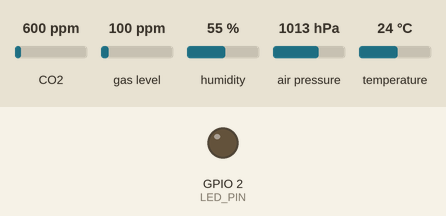
The program below on a simulated ESP32. On the bench: output pins drawn as LEDs (lit = HIGH). Inputs (shaded band) come from the test bench; at power-on: CO2 600 ppm, gas level 100 ppm, humidity 55 %, air pressure 1013 hPa, temperature 24 °C. WiFi joins after 1.5 s; servers stay silent unless stated; the local clock reads 2024-03-15 10:24:30 at power-on unless the program sets it; random numbers use the default seed unless the program sets one; EEPROM starts erased; no MQTT or app messages arrive unless stated; what the program prints to the serial monitor is not drawn.

Above: at 3.4 s.
3.5 s: CO2 set to 1175 ppm
11.2 s: CO2 set to 1228 ppm
12.7 s: CO2 set to 1302 ppm
At 21.2 s:
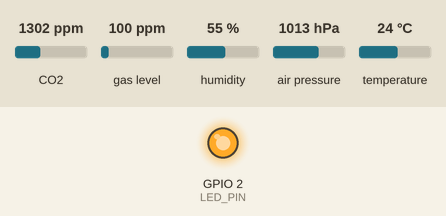
21.5 s: CO2 set to 1188 ppm
31.2 s: CO2 set to 1150 ppm
At 41.2 s:
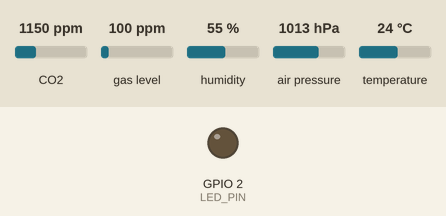
41.5 s: CO2 set to 1700 ppm
At 50.3 s:
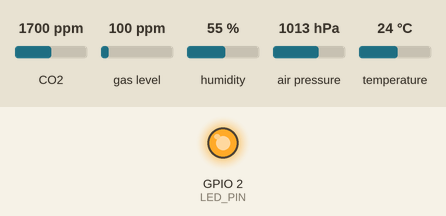
Timing chart, 0 to 51.8 s (numbered marks = the images above; inputs shaded):
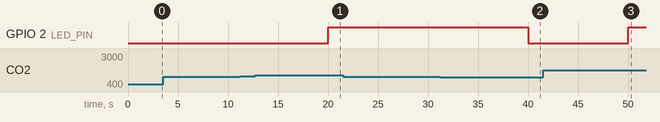

Measured:
- the behaviour switches between 1256 and 1257 ppm on CO2 (found by bisection; images 0 and 1)
- the behaviour switches between 1168 and 1167 ppm on CO2 (found by bisection; images 1 and 2)
- after the input at 3.5 s, every drawn part: stays the same
- after the input at 11.2 s, every drawn part: stays the same
- after the input at 12.7 s, GPIO 2 (LED_PIN): LOW → HIGH after 7.3 s
- after the input at 21.5 s, every drawn part: stays the same
- after the input at 31.2 s, GPIO 2 (LED_PIN): HIGH → LOW after 8.8 s
- after the input at 41.5 s, GPIO 2 (LED_PIN): LOW → HIGH after 8.5 s

The program:

main.cpp
```cpp
// AirSense firmware: ESP32 + BME280 (temperature/humidity/pressure) + SGP30 (eCO2/TVOC)
// -> MQTT over TLS (mutual X.509) -> AWS IoT Core.
//
// Reliability features:
//  * readings are buffered in RAM while offline and removed only after the broker ACKs (QoS 1)
//  * Wi-Fi / MQTT reconnect with capped exponential backoff + jitter
//  * no reading is published without a valid NTP timestamp (TLS also needs correct time)
//  * hardware watchdog reboots the board if the loop hangs
//  * SGP30 humidity compensation + baseline persisted in flash across reboots
//  * publish interval and CO2 alert threshold can be changed remotely via the Device Shadow
#include <Adafruit_BME280.h>
#include <Adafruit_SGP30.h>
#include <ArduinoJson.h>
#include <MQTT.h>
#include <Preferences.h>
#include <WiFi.h>
#include <WiFiClientSecure.h>
#include <esp_task_wdt.h>
#include <math.h>
#include <time.h>

#include "backoff.h"
#include "reading.h"
#include "ring_buffer.h"
#include "smoothing.h"
#include "secrets.h"

static const int LED_PIN = 2;                // on-board LED: lit while CO2 is above threshold
static const uint32_t WDT_TIMEOUT_S = 60;
static const size_t BUFFER_SIZE = 360;       // 1 hour of readings at 10 s
static const uint32_t BASELINE_SAVE_MS = 60UL * 60 * 1000;

static char TOPIC_TELEMETRY[96];
static char TOPIC_SHADOW_DELTA[128];
static char TOPIC_SHADOW_UPDATE[128];

WiFiClientSecure net;
MQTTClient mqtt(1024);
Adafruit_BME280 bme;
Adafruit_SGP30 sgp;
Preferences prefs;
RingBuffer<Reading, BUFFER_SIZE> pending;
Backoff wifiBackoff(1000, 60000), mqttBackoff(2000, 120000);
Ema co2Ema(0.3f), tvocEma(0.3f);

uint32_t publishIntervalMs = 10000;   // remotely configurable
uint16_t co2AlertPpm = 1200;          // remotely configurable
uint32_t seq = 0;
uint32_t lastSample = 0, nextWifiTry = 0, nextMqttTry = 0, lastBaselineSave = 0;
bool sgpOk = false, bmeOk = false;

static float rand01() { return (esp_random() % 10000) / 10000.0f; }

// Absolute humidity in mg/m^3, as the SGP30 needs for humidity compensation.
static uint32_t absoluteHumidity(float tempC, float rh) {
  float ah = 216.7f * ((rh / 100.0f) * 6.112f * expf((17.62f * tempC) / (243.12f + tempC)) / (273.15f + tempC));
  return (uint32_t)(1000.0f * ah);
}

static bool timeValid() { return time(nullptr) > 1700000000; }  // after Nov 2023

void reportShadow() {
  char buf[160];
  snprintf(buf, sizeof buf, "{\"state\":{\"reported\":{\"interval_s\":%lu,\"co2_alert_ppm\":%u,\"fw\":\"1.0.0\"}}}",
           (unsigned long)(publishIntervalMs / 1000), co2AlertPpm);
  mqtt.publish(TOPIC_SHADOW_UPDATE, buf, false, 1);
}

void onMessage(String& topic, String& payload) {
  if (topic != TOPIC_SHADOW_DELTA) return;
  JsonDocument doc;
  if (deserializeJson(doc, payload)) return;  // ignore malformed config
  JsonObject s = doc["state"];
  if (s["interval_s"].is<uint32_t>()) {
    uint32_t v = s["interval_s"];
    if (v >= 5 && v <= 3600) publishIntervalMs = v * 1000;  // reject unsafe values
  }
  if (s["co2_alert_ppm"].is<uint16_t>()) {
    uint16_t v = s["co2_alert_ppm"];
    if (v >= 600 && v <= 5000) co2AlertPpm = v;
  }
  prefs.putUInt("interval", publishIntervalMs);
  prefs.putUShort("co2alert", co2AlertPpm);
  reportShadow();
}

void ensureWifi() {
  if (WiFi.status() == WL_CONNECTED) {
    wifiBackoff.reset();
    return;
  }
  if (millis() < nextWifiTry) return;
  Serial.println("[wifi] connecting");
  WiFi.disconnect();
  WiFi.begin(WIFI_SSID, WIFI_PASSWORD);
  nextWifiTry = millis() + wifiBackoff.next(rand01());
}

void ensureMqtt() {
  if (WiFi.status() != WL_CONNECTED || !timeValid()) return;
  if (mqtt.connected()) return;
  if (millis() < nextMqttTry) return;
  Serial.println("[mqtt] connecting");
  if (mqtt.connect(DEVICE_ID)) {
    mqttBackoff.reset();
    mqtt.subscribe(TOPIC_SHADOW_DELTA, 1);
    reportShadow();
    Serial.printf("[mqtt] connected, %u buffered readings to send\n", (unsigned)pending.size());
  } else {
    nextMqttTry = millis() + mqttBackoff.next(rand01());
    Serial.printf("[mqtt] failed (err %d), retry in %lus\n", mqtt.lastError(),
                  (unsigned long)((nextMqttTry - millis()) / 1000));
  }
}

bool sample(Reading& r) {
  if (!bmeOk || !timeValid()) return false;
  r.epoch_s = (uint32_t)time(nullptr);
  r.temp_c = bme.readTemperature();
  r.humidity_pct = bme.readHumidity();
  r.pressure_hpa = bme.readPressure() / 100.0f;
  r.co2_ppm = 400;
  r.tvoc_ppb = 0;
  if (sgpOk) {
    sgp.setHumidity(absoluteHumidity(r.temp_c, r.humidity_pct));
    if (sgp.IAQmeasure()) {
      r.co2_ppm = (uint16_t)lroundf(co2Ema.update(sgp.eCO2));
      r.tvoc_ppb = (uint16_t)lroundf(tvocEma.update(sgp.TVOC));
    }
  }
  return plausible(r);
}

// Sends buffered readings oldest-first; a reading is removed only after the broker ACKs it.
void flush() {
  char json[320];
  Reading r;
  int budget = 20;  // don't starve the loop / watchdog when catching up
  while (mqtt.connected() && budget-- > 0 && pending.peek(r)) {
    size_t n = to_json(r, DEVICE_ID, seq, json, sizeof json);
    // n == 0 means the reading can't be serialised; drop it rather than block the queue.
    if (n == 0 || mqtt.publish(TOPIC_TELEMETRY, json, (int)n, false, 1)) {
      pending.pop(r);
      ++seq;
    } else {
      break;  // not acknowledged: keep it and retry later
    }
  }
}

void saveSgpBaseline() {
  uint16_t eco2, tvoc;
  if (sgpOk && sgp.getIAQBaseline(&eco2, &tvoc)) {
    prefs.putUShort("bl_eco2", eco2);
    prefs.putUShort("bl_tvoc", tvoc);
  }
}

void setup() {
  Serial.begin(115200);
  pinMode(LED_PIN, OUTPUT);
  esp_task_wdt_init(WDT_TIMEOUT_S, true);
  esp_task_wdt_add(NULL);

  snprintf(TOPIC_TELEMETRY, sizeof TOPIC_TELEMETRY, "airsense/%s/telemetry", DEVICE_ID);
  snprintf(TOPIC_SHADOW_DELTA, sizeof TOPIC_SHADOW_DELTA, "$aws/things/%s/shadow/update/delta", DEVICE_ID);
  snprintf(TOPIC_SHADOW_UPDATE, sizeof TOPIC_SHADOW_UPDATE, "$aws/things/%s/shadow/update", DEVICE_ID);

  prefs.begin("airsense", false);
  publishIntervalMs = prefs.getUInt("interval", publishIntervalMs);
  co2AlertPpm = prefs.getUShort("co2alert", co2AlertPpm);

  bmeOk = bme.begin(0x76) || bme.begin(0x77);
  sgpOk = sgp.begin();
  Serial.printf("[sensors] BME280 %s, SGP30 %s\n", bmeOk ? "ok" : "MISSING", sgpOk ? "ok" : "MISSING");
  if (sgpOk && prefs.isKey("bl_eco2")) {
    sgp.setIAQBaseline(prefs.getUShort("bl_eco2"), prefs.getUShort("bl_tvoc"));
  }

  WiFi.mode(WIFI_STA);
  configTime(0, 0, "pool.ntp.org", "time.google.com");

  net.setCACert(AWS_ROOT_CA);
  net.setCertificate(DEVICE_CERT);
  net.setPrivateKey(DEVICE_PRIVATE_KEY);
  mqtt.begin(AWS_IOT_ENDPOINT, 8883, net);
  mqtt.setKeepAlive(60);
  mqtt.setTimeout(5000);  // wait up to 5 s for PUBACK
  mqtt.onMessage(onMessage);
}

void loop() {
  esp_task_wdt_reset();
  ensureWifi();
  ensureMqtt();
  mqtt.loop();

  if (millis() - lastSample >= publishIntervalMs) {
    lastSample = millis();
    Reading r;
    if (sample(r)) {
      if (!pending.push(r)) Serial.println("[buffer] full: dropped oldest reading");
      digitalWrite(LED_PIN, r.co2_ppm >= co2AlertPpm ? HIGH : LOW);
    }
  }
  flush();

  if (millis() - lastBaselineSave >= BASELINE_SAVE_MS) {
    lastBaselineSave = millis();
    saveSgpBaseline();
  }
  delay(10);
}
```

secrets.example.h
```cpp
// Copy to include/secrets.h (git-ignored) and fill in. The certificate and key come from
// `terraform output` (see README). Never commit the real file.
#pragma once

#define WIFI_SSID "your-wifi"
#define WIFI_PASSWORD "your-password"
#define DEVICE_ID "airsense-01"                     // must equal the AWS IoT thing name
#define AWS_IOT_ENDPOINT "xxxxxxxxxxxx-ats.iot.us-east-1.amazonaws.com"

// Amazon Root CA 1: https://www.amazontrust.com/repository/AmazonRootCA1.pem
static const char AWS_ROOT_CA[] = R"EOF(
-----BEGIN CERTIFICATE-----
...
-----END CERTIFICATE-----
)EOF";

static const char DEVICE_CERT[] = R"EOF(
-----BEGIN CERTIFICATE-----
...
-----END CERTIFICATE-----
)EOF";

static const char DEVICE_PRIVATE_KEY[] = R"EOF(
-----BEGIN RSA PRIVATE KEY-----
...
-----END RSA PRIVATE KEY-----
)EOF";
```
